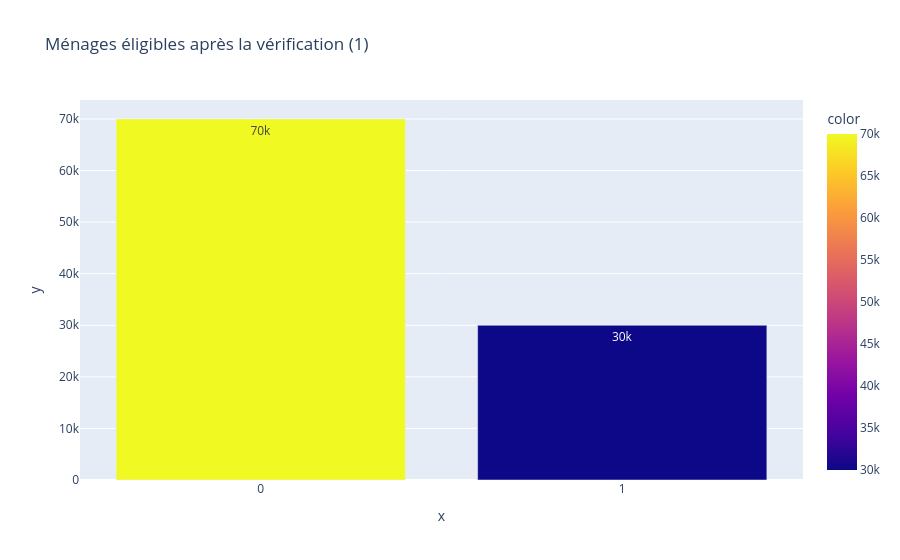

Notebook cell for this chart:
### Markdown cell above
#### Éligibilité après vérification

### Code cell
val = d.eligible.value_counts()
fig = px.bar(x = val.index.astype(str), y = val.values, color = val.values, text_auto = True, title = "Ménages éligibles après la vérification (1)")
fig.show()

### Figure 1 — Plotly figure (JSON) as saved in the notebook; plotly's stock layout.template omitted (floating-point values rounded to 4 significant figures)
{"data": [{"hovertemplate": "x=%{x}<br>y=%{y}<br>color=%{marker.color}<extra></extra>", "legendgroup": "", "marker": {"color": [70000, 30000], "coloraxis": "coloraxis", "pattern": {"shape": ""}}, "name": "", "orientation": "v", "showlegend": false, "textposition": "auto", "texttemplate": "%{y}", "type": "bar", "x": ["0", "1"], "xaxis": "x", "y": [70000, 30000], "yaxis": "y"}], "layout": {"barmode": "relative", "coloraxis": {"colorbar": {"title": {"text": "color"}}, "colorscale": [[0.0, "#0d0887"], [0.1111, "#46039f"], [0.2222, "#7201a8"], [0.3333, "#9c179e"], [0.4444, "#bd3786"], [0.5556, "#d8576b"], [0.6667, "#ed7953"], [0.7778, "#fb9f3a"], [0.8889, "#fdca26"], [1.0, "#f0f921"]]}, "legend": {"tracegroupgap": 0}, "title": {"text": "Ménages éligibles après la vérification (1)"}, "xaxis": {"anchor": "y", "domain": [0.0, 1.0], "title": {"text": "x"}}, "yaxis": {"anchor": "x", "domain": [0.0, 1.0], "title": {"text": "y"}}}}
